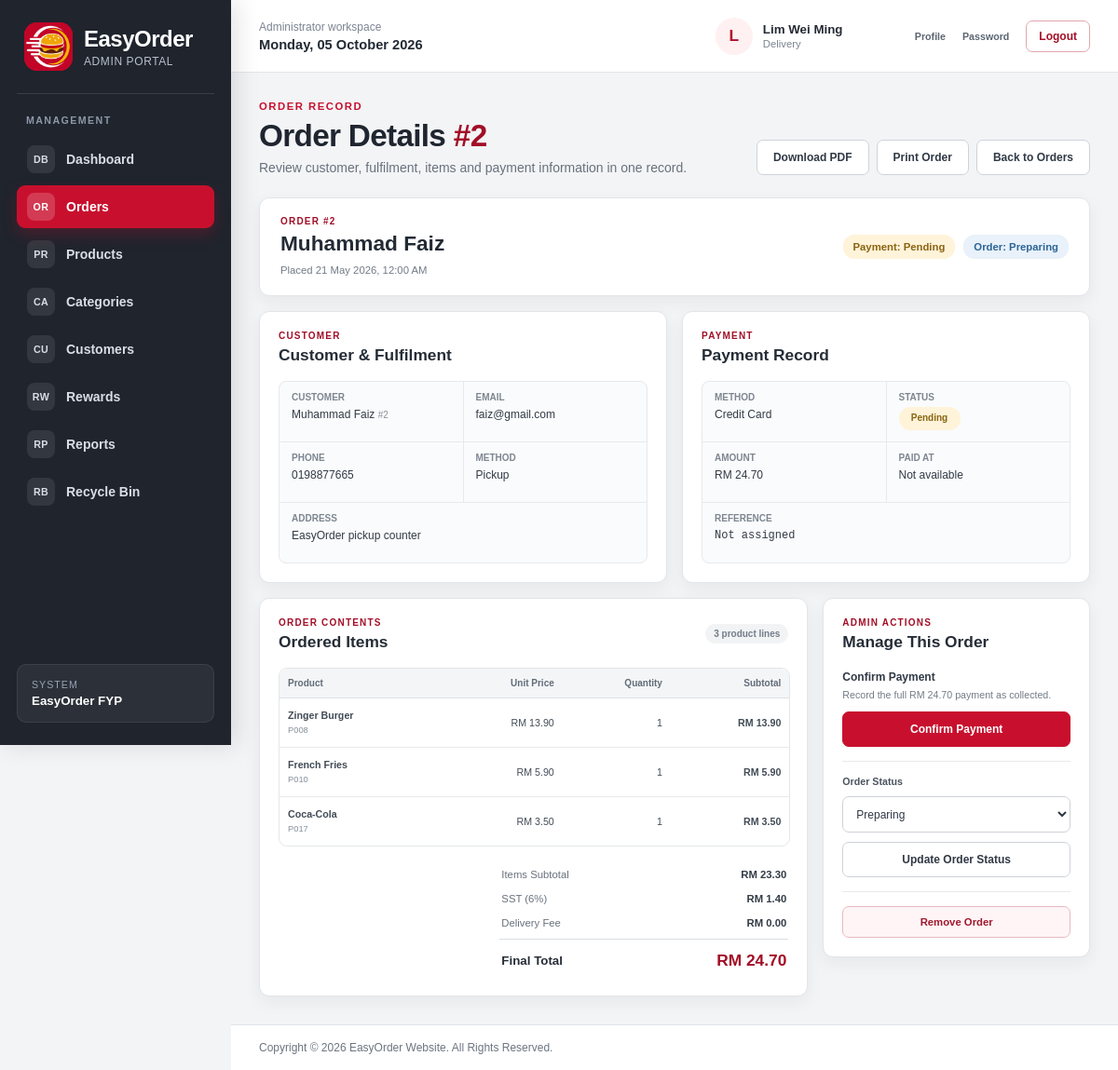
Screenshot of /admin_order_details.php?order_id=2 (signed in) with the database file from the repository.
### tables this page shows
CREATE TABLE `staff` (
  `staff_id` char(5) NOT NULL,
  `staff_name` varchar(100) NOT NULL,
  `staff_role` varchar(20) NOT NULL,
  `staff_email` varchar(100) NOT NULL,
  `staff_phone` varchar(15) NOT NULL,
  `staff_password` varchar(50) NOT NULL,
  `staff_isDelete` int(1) NOT NULL DEFAULT 0
);

CREATE TABLE `orders` (
  `order_id` int(11) NOT NULL,
  `order_customer` int(11) NOT NULL,
  `order_date` datetime NOT NULL,
  `order_total` decimal(7,2) NOT NULL,
  `order_payment` varchar(20) NOT NULL,
  `order_payment_status` varchar(20) NOT NULL DEFAULT 'Pending',
  `order_delivery` varchar(5) NOT NULL,
  `order_address` varchar(255) NOT NULL,
  `order_status` varchar(20) NOT NULL,
  `order_isDelete` int(1) NOT NULL DEFAULT 0
);

CREATE TABLE `customer` (
  `customer_id` int(11) NOT NULL,
  `customer_name` varchar(100) NOT NULL,
  `customer_email` varchar(100) NOT NULL,
  `customer_password` varchar(255) NOT NULL,
  `customer_phone` varchar(15) NOT NULL,
  `customer_gender` varchar(10) NOT NULL,
  `customer_dob` date NOT NULL,
  `customer_address` varchar(140) NOT NULL DEFAULT '',
  `customer_state` varchar(30) NOT NULL,
  `customer_city` varchar(50) NOT NULL,
  `customer_postcode` char(5) NOT NULL,
  `customer_points` int(6) NOT NULL DEFAULT 0,
  `customer_joindate` date NOT NULL,
  `customer_isDelete` int(1) NOT NULL DEFAULT 0
);

CREATE TABLE `order_items` (
  `item_id` int(11) NOT NULL,
  `item_order` int(11) NOT NULL,
  `item_product` char(5) NOT NULL,
  `item_name` varchar(100) NOT NULL,
  `item_price` decimal(5,2) NOT NULL,
  `item_qty` int(4) NOT NULL,
  `item_subtotal` decimal(7,2) NOT NULL
);

### order_pricing_helpers.php (called while the page is built, shortened)
<?php
if(!function_exists("easyorder_money"))
{
	function easyorder_money($amount)
	{
		return round((float)$amount,2);
	}
}
if(!function_exists("easyorder_sst_amount"))
{
	function easyorder_sst_amount($subtotal)
	{
		return easyorder_money(max(0.00,(float)$subtotal)*EASYORDER_SST_RATE);
	}
}
if(!function_exists("easyorder_delivery_amount"))
{
	function easyorder_delivery_amount($delivery_method)
	{
		return in_array((string)$delivery_method,array("Delivery","Yes"),true) ? EASYORDER_DELIVERY_FEE : 0.00;
	}
}
?>

### admin_order_details.php (the view, shortened to what this page needs)
<?php
include("dataconnection.php");
require_once("admin_shell.php");
require_once("order_pricing_helpers.php");
function admin_order_details_html($value)
{
	return htmlspecialchars((string)$value,ENT_QUOTES,"ISO-8859-1");
}
function admin_order_details_datetime($value)
{
	if($value===null || $value==="")
	{
		return "Not available";
	}
	$timestamp = strtotime((string)$value);
	return $timestamp===false ? "Not available" : date("d M Y, h:i A",$timestamp);
}
function admin_order_details_status_class($status)
{
	$normalised = strtolower(trim((string)$status));
	if(in_array($normalised,array("preparing","ready for pickup","out for delivery","processing"),true))
	{
		return "status-info";
	}
	return "status-warning";
}
$requested_order_id = filter_var($_GET["order_id"] ?? null,FILTER_VALIDATE_INT,array("options"=>array("min_range"=>1)));
$order_id = $requested_order_id===false ? 0 : (int)$requested_order_id;
$order = null;
$items = array();
$page_error = "";
if($order_id<=0)
{
	$http_status = 404;
	$page_error = "This order is unavailable.";
}
else
{
	$order_sql = "SELECT o.order_id,o.order_date,o.order_total,o.order_payment,o.order_payment_status,o.order_delivery,o.order_address,o.order_status,"
		."m.customer_id,m.customer_name,m.customer_email,m.customer_phone,m.customer_address,m.customer_city,m.customer_state,m.customer_postcode,"
		."p.payment_reference,p.payment_method AS saved_payment_method,p.payment_amount,p.payment_status AS saved_payment_status,p.payment_paid_at,p.payment_created_at "
		."FROM orders o INNER JOIN customer m ON m.customer_id=o.order_customer "
		."LEFT JOIN payments p ON p.payment_order=o.order_id "
		."WHERE o.order_id=? AND o.order_isDelete=0 LIMIT 1";
	$order_stmt = mysqli_prepare($connect,$order_sql);
	if(!$order_stmt)
	{
		$http_status = 500;
		$page_error = "Order details are temporarily unavailable. Please try again.";
	}
	else
	{
		mysqli_stmt_bind_param($order_stmt,"i",$order_id);
		if(mysqli_stmt_execute($order_stmt))
		{
			$order_result = mysqli_stmt_get_result($order_stmt);
			$order = mysqli_fetch_assoc($order_result) ?: null;
		}
		else
		{
			$http_status = 500;
			$page_error = "Order details are temporarily unavailable. Please try again.";
		}
	}
}
if($order)
{
	$item_stmt = mysqli_prepare($connect,"SELECT item_product,item_name,item_price,item_qty,item_subtotal FROM order_items WHERE item_order=? ORDER BY item_id");
	if($item_stmt)
	{
		mysqli_stmt_bind_param($item_stmt,"i",$order_id);
		if(mysqli_stmt_execute($item_stmt))
		{
			$item_result = mysqli_stmt_get_result($item_stmt);
			while($item = mysqli_fetch_assoc($item_result))
			{
				$items[] = $item;
			}
		}
		else
		{
			$http_status = 500;
			$page_error = "The items for this order are temporarily unavailable.";
		}
	}
	else
	{
		$http_status = 500;
		$page_error = "The items for this order are temporarily unavailable.";
	}
}
$item_subtotal = 0.00;
foreach($items as $item)
{
	$item_subtotal += (float)$item["item_subtotal"];
}
$sst_amount = easyorder_sst_amount($item_subtotal);
$delivery_fee = $order ? easyorder_delivery_amount($order["order_delivery"]) : 0.00;
$payment_status = $order ? (string)($order["saved_payment_status"] ?: $order["order_payment_status"]) : "";
$payment_method = $order ? (string)($order["saved_payment_method"] ?: $order["order_payment"]) : "";
$can_confirm_payment = $order && in_array(strtolower($payment_status),array("pending","unpaid"),true);
?>
<!DOCTYPE html>
<html lang="en">
<head>
<link rel="stylesheet" href="style.css">
<link rel="stylesheet" href="admin_style.css">
</head>
<body class="admin-body">
<?php easyorder_admin_shell_start("admin_order.php"); ?>
<section class="admin-page-heading admin-order-detail-heading">
	<div>
		<p class="admin-eyebrow">ORDER RECORD</p>
		<h1>Order Details<?php if($order) { ?> <span>#<?php echo (int)$order["order_id"]; ?></span><?php } ?></h1>
		<p>Review customer, fulfilment, items and payment information in one record.</p>
	</div>
	<div class="admin-output-actions">
		<?php if($order): ?><a class="admin-secondary-button" href="admin_order_details.php?order_id=<?php echo (int)$order["order_id"]; ?>&amp;download=pdf">Download PDF</a><?php endif; ?>
		<?php if($order): ?><button type="button" class="admin-secondary-button" onclick="window.print()">Print Order</button><?php endif; ?>
		<a class="admin-secondary-button" href="admin_order.php">Back to Orders</a>
	</div>
</section>
<?php if($page_error!=="") { ?>
	<section class="admin-order-unavailable">
		<span>!</span><h2>Order Unavailable</h2><p><?php echo admin_order_details_html($page_error); ?></p>
		<a class="admin-primary-button" href="admin_order.php">Return to Orders</a>
	</section>
<?php } else { ?>
<section class="admin-order-detail-hero">
	<div>
		<p>ORDER #<?php echo (int)$order["order_id"]; ?></p>
		<h2><?php echo admin_order_details_html($order["customer_name"]); ?></h2>
		<span>Placed <?php echo admin_order_details_html(admin_order_details_datetime($order["order_date"])); ?></span>
	</div>
	<div class="admin-order-detail-statuses">
		<span class="admin-status-badge <?php echo admin_order_details_status_class($payment_status); ?>">Payment: <?php echo admin_order_details_html($payment_status); ?></span>
		<span class="admin-status-badge <?php echo admin_order_details_status_class($order["order_status"]); ?>">Order: <?php echo admin_order_details_html($order["order_status"]); ?></span>
	</div>
</section>
<div class="admin-order-detail-grid">
	<section class="admin-detail-card">
		<header><p>CUSTOMER</p><h2>Customer &amp; Fulfilment</h2></header>
		<dl class="admin-detail-list">
			<div><dt>Customer</dt><dd><?php echo admin_order_details_html($order["customer_name"]); ?> <small>#<?php echo (int)$order["customer_id"]; ?></small></dd></div>
			<div><dt>Email</dt><dd><?php echo admin_order_details_html($order["customer_email"]); ?></dd></div>
			<div><dt>Phone</dt><dd><?php echo admin_order_details_html($order["customer_phone"]); ?></dd></div>
			<div><dt>Method</dt><dd><?php echo $order["order_delivery"]==="Yes" ? "Delivery" : "Pickup"; ?></dd></div>
			<div class="wide"><dt>Address</dt><dd><?php echo $order["order_delivery"]==="Yes" ? admin_order_details_html($order["order_address"]) : "EasyOrder pickup counter"; ?></dd></div>
		</dl>
	</section>
	<section class="admin-detail-card">
		<header><p>PAYMENT</p><h2>Payment Record</h2></header>
		<dl class="admin-detail-list">
			<div><dt>Method</dt><dd><?php echo admin_order_details_html($payment_method); ?></dd></div>
			<div><dt>Status</dt><dd><span class="admin-status-badge <?php echo admin_order_details_status_class($payment_status); ?>"><?php echo admin_order_details_html($payment_status); ?></span></dd></div>
			<div><dt>Amount</dt><dd>RM <?php echo number_format((float)($order["payment_amount"] ?: $order["order_total"]),2); ?></dd></div>
			<div><dt>Paid At</dt><dd><?php echo admin_order_details_html(admin_order_details_datetime($order["payment_paid_at"])); ?></dd></div>
			<div class="wide"><dt>Reference</dt><dd class="admin-payment-reference"><?php echo $order["payment_reference"] ? admin_order_details_html($order["payment_reference"]) : "Not assigned"; ?></dd></div>
		</dl>
	</section>
	<section class="admin-detail-card admin-detail-items-card">
		<header><p>ORDER CONTENTS</p><h2>Ordered Items</h2><span><?php echo count($items); ?> product line<?php echo count($items)===1 ? "" : "s"; ?></span></header>
		<div class="admin-table-wrap">
			<table class="admin-detail-items-table">
				<thead><tr><th>Product</th><th>Unit Price</th><th>Quantity</th><th>Subtotal</th></tr></thead>
				<tbody>
				<?php foreach($items as $item) { ?>
				<tr>
					<td><strong><?php echo admin_order_details_html($item["item_name"]); ?></strong><small><?php echo admin_order_details_html($item["item_product"]); ?></small></td>
					<td>RM <?php echo number_format((float)$item["item_price"],2); ?></td>
					<td><?php echo (int)$item["item_qty"]; ?></td>
					<td><strong>RM <?php echo number_format((float)$item["item_subtotal"],2); ?></strong></td>
				</tr>
				<?php } ?>
				</tbody>
			</table>
		</div>
		<div class="admin-order-totals">
			<div><span>Items Subtotal</span><strong>RM <?php echo number_format($item_subtotal,2); ?></strong></div>
			<div><span>SST (6%)</span><strong>RM <?php echo number_format($sst_amount,2); ?></strong></div>
			<div><span>Delivery Fee</span><strong>RM <?php echo number_format($delivery_fee,2); ?></strong></div>
			<div class="total"><span>Final Total</span><strong>RM <?php echo number_format((float)$order["order_total"],2); ?></strong></div>
		</div>
	</section>
	<aside class="admin-detail-card admin-order-action-card">
		<header><p>ADMIN ACTIONS</p><h2>Manage This Order</h2></header>
		<?php if($can_confirm_payment) { ?>
		<form method="post" action="admin_order.php" class="admin-order-action-form" onsubmit="return confirm('Confirm payment for Order #<?php echo (int)$order["order_id"]; ?>?')">
			<div><strong>Confirm Payment</strong><p>Record the full RM <?php echo number_format((float)$order["order_total"],2); ?> payment as collected.</p></div>
			<button type="submit" class="admin-primary-button">Confirm Payment</button>
		</form>
		<?php } else { ?>
		<div class="admin-action-complete"><span>&#10003;</span><div><strong>Payment recorded</strong><p>No payment confirmation is required.</p></div></div>
		<?php } ?>
		<form method="post" action="admin_order.php" class="admin-order-action-form">
			<label for="detail-order-status">Order Status</label>
			<select id="detail-order-status" name="order_status" required>
				<?php foreach(array("Preparing","Ready for Pickup","Picked Up","Out for Delivery","Delivered","Completed") as $status) { ?><option value="<?php echo admin_order_details_html($status); ?>"<?php echo $order["order_status"]===$status ? " selected" : ""; ?>><?php echo admin_order_details_html($status); ?></option><?php } ?>
			</select>
			<button type="submit" class="admin-secondary-button">Update Order Status</button>
		</form>
		<form method="post" action="admin_order.php" class="admin-order-delete-form" onsubmit="return confirm('Remove Order #<?php echo (int)$order["order_id"]; ?> from the administrator list?')">
			<button type="submit">Remove Order</button>
		</form>
	</aside>
</div>
<?php } ?>
<?php easyorder_admin_shell_end(); ?>
</body>
</html>

### admin_shell.php (shortened to what this page needs)
<?php
if(!function_exists("easyorder_admin_shell_start"))
{
	function easyorder_admin_shell_start($active_page="")
	{
		global $connect;
		$admin_name = $_SESSION["admin_name"] ?? "Administrator";
		$admin_role = $_SESSION["admin_role"] ?? "Staff";
		if($connect && isset($_SESSION["admin_id"]))
		{
			$identity_stmt = mysqli_prepare($connect,"SELECT staff_name,staff_role FROM staff WHERE staff_id=? AND staff_isDelete=0 LIMIT 1");
			if($identity_stmt)
			{
				mysqli_stmt_bind_param($identity_stmt,"s",$_SESSION["admin_id"]);
				if(mysqli_stmt_execute($identity_stmt))
				{
					$identity_result = mysqli_stmt_get_result($identity_stmt);
					if($identity_row = mysqli_fetch_assoc($identity_result))
					{
						$admin_name = $identity_row["staff_name"];
						$admin_role = $identity_row["staff_role"];
					}
				}
			}
		}
		$navigation = array(
			array("page"=>"admin_dashboard.php","label"=>"Dashboard","icon"=>"DB"),
			array("page"=>"admin_order.php","label"=>"Orders","icon"=>"OR"),
			array("page"=>"admin_product.php","label"=>"Products","icon"=>"PR"),
			array("page"=>"admin_category.php","label"=>"Categories","icon"=>"CA"),
			array("page"=>"admin_customer.php","label"=>"Customers","icon"=>"CU"),
			array("page"=>"admin_reward.php","label"=>"Rewards","icon"=>"RW"),
			array("page"=>"admin_report.php","label"=>"Reports","icon"=>"RP"),
			array("page"=>"admin_restore.php","label"=>"Recycle Bin","icon"=>"RB")
		);
		$display_admin_role = $admin_role==="Manager" ? "Super Admin" : $admin_role;
		?>
		<div class="admin-app-shell">
			<aside class="admin-sidebar" aria-label="Administrator navigation">
				<a class="admin-brand" href="admin_dashboard.php" aria-label="EasyOrder administrator dashboard">
					<img src="image/logo.png" width="52" height="52" alt="EasyOrder logo">
					<span><strong>EasyOrder</strong><small>Admin Portal</small></span>
				</a>
				<nav class="admin-navigation">
					<p class="admin-navigation-label">MANAGEMENT</p>
					<?php foreach($navigation as $item): ?>
						<?php $is_active = $active_page===$item["page"]; ?>
						<a href="<?php echo htmlspecialchars($item["page"],ENT_QUOTES,"UTF-8"); ?>" class="<?php echo $is_active ? "active" : ""; ?>"<?php echo $is_active ? ' aria-current="page"' : ""; ?>>
							<span class="admin-nav-icon" aria-hidden="true"><?php echo htmlspecialchars($item["icon"],ENT_QUOTES,"UTF-8"); ?></span>
							<?php echo htmlspecialchars($item["label"],ENT_QUOTES,"UTF-8"); ?>
						</a>
					<?php endforeach; ?>
				</nav>
				<div class="admin-sidebar-note">
					<span>System</span>
					<strong>EasyOrder FYP</strong>
				</div>
			</aside>
			<div class="admin-workspace">
				<header class="admin-topbar">
					<div class="admin-topbar-context">
						<span>Administrator workspace</span>
						<strong><?php echo date("l, d F Y"); ?></strong>
					</div>
					<div class="admin-account-summary">
						<span class="admin-avatar" aria-hidden="true"><?php echo htmlspecialchars(strtoupper(substr($admin_name,0,1)),ENT_QUOTES,"UTF-8"); ?></span>
						<a class="admin-account-copy" href="admin_profile.php" aria-label="Open administrator profile">
							<strong><?php echo htmlspecialchars($admin_name,ENT_QUOTES,"UTF-8"); ?></strong>
							<small><?php echo htmlspecialchars($display_admin_role,ENT_QUOTES,"UTF-8"); ?></small>
						</a>
						<div class="admin-account-actions">
							<a href="admin_profile.php">Profile</a>
							<a href="admin_change_password.php">Password</a>
						</div>
						<a class="admin-logout-link" href="logout.php" onclick="return confirm('Are you sure you want to logout?')">Logout</a>
					</div>
				</header>
				<main id="main" class="admin-main">
		<?php
	}
}
if(!function_exists("easyorder_admin_shell_end"))
{
	function easyorder_admin_shell_end()
	{
		?>
				</main>
				<footer class="admin-footer">
					<p>Copyright &copy; 2026 EasyOrder Website. All Rights Reserved.</p>
				</footer>
			</div>
		</div>
		<?php
	}
}

### rows the page displays
staff: staff_name "L", staff_name "Lim Wei Ming", staff_role "Delivery"
orders: order_id "2", order_customer.customer_name "Muhammad Faiz", order_date "21 May 2026, 12:00 AM", order_payment_status "Pending", order_status "Preparing", order_customer.customer_id "2", order_customer.customer_email "faiz@gmail.com", order_customer.customer_phone "0198877665", order_payment "Credit Card", order_total "24.70", order_delivery "0.00"
order_items: item_name "Zinger Burger", item_product "P008", item_price "13.90", item_qty "1", item_subtotal "13.90"
order_items: item_name "French Fries", item_product "P010", item_price "5.90", item_qty "1", item_subtotal "5.90"
order_items: item_name "Coca-Cola", item_product "P017", item_price "3.50", item_qty "1", item_subtotal "3.50"

### other values shown
$item["icon"] "DB"
$item["label"] "Dashboard"
$item["icon"] "OR"
$item["label"] "Orders"
$item["icon"] "PR"
$item["label"] "Products"
$item["icon"] "CA"
$item["label"] "Categories"
$item["icon"] "CU"
$item["label"] "Customers"
$item["icon"] "RW"
$item["label"] "Rewards"
$item["icon"] "RP"
$item["label"] "Reports"
$item["icon"] "RB"
